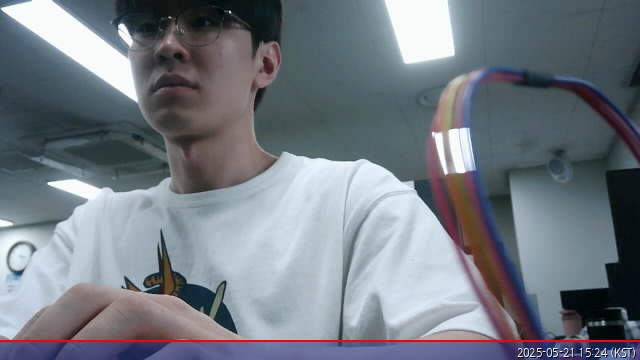
#> input picture cvtest/c1.jpg, 640 x 360 px
$ python cv1.py
#> lines starting #> are read from the running program, lines starting #| are printed output that depends on the picture
import cv2

s_img = cv2.imread('c1.jpg')
#> s_img is the input picture: shape (360, 640, 3); mean B, G, R 131.3, 123.2, 116
gimg = cv2.cvtColor(s_img, cv2.COLOR_BGR2GRAY)
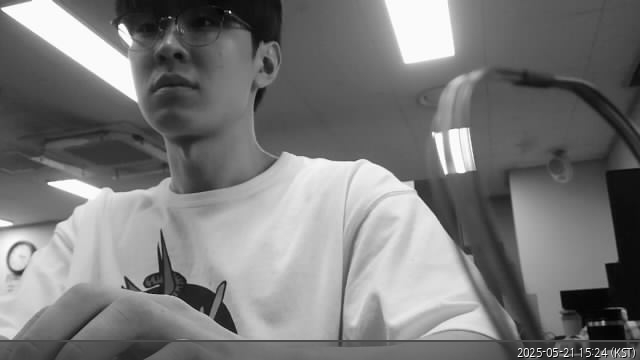
#> gimg: shape (360, 640); min 0, max 255, mean 122
#c_gimg = cv2.GaussianBlur(s_img, (7,7), 0) # Blur 효과
#r, c_img = cv2.threshold(s_img, 120, 255, cv2.THRESH_BINARY)
#> (the run stopped early here; a loop or call above may not have finished)

$ run again, with cvtest/c2.jpg copied over cvtest/c1.jpg
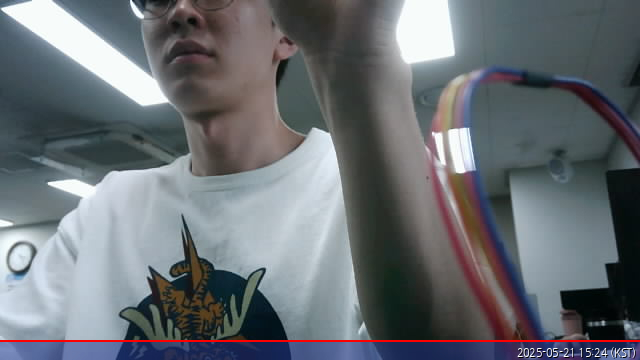
#> input picture cvtest/c2.jpg, 640 x 360 px
#> s_img is the input picture: shape (360, 640, 3); mean B, G, R 116.2, 111.1, 106.2
#> `gimg = cv2.cvtColor(s_img, cv2.COLOR_BGR2GRAY)`:
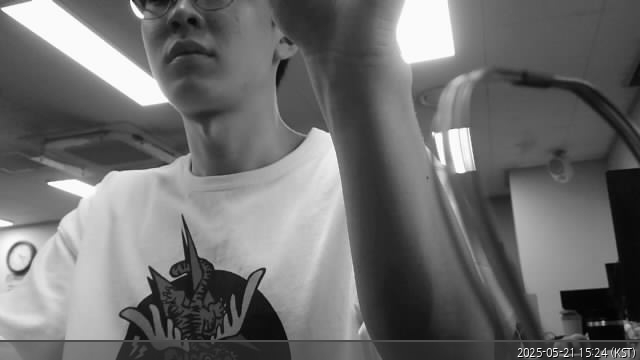
#> gimg: shape (360, 640); min 0, max 255, mean 110.2

$ run again, with cvtest/c3.jpg copied over cvtest/c1.jpg
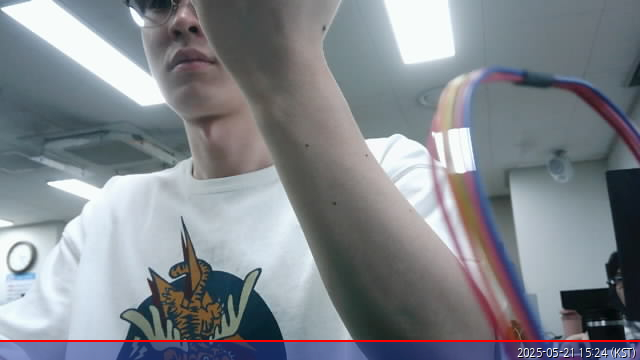
#> input picture cvtest/c3.jpg, 640 x 360 px
#> s_img is the input picture: shape (360, 640, 3); mean B, G, R 140.7, 134.5, 129.7
#> `gimg = cv2.cvtColor(s_img, cv2.COLOR_BGR2GRAY)`:
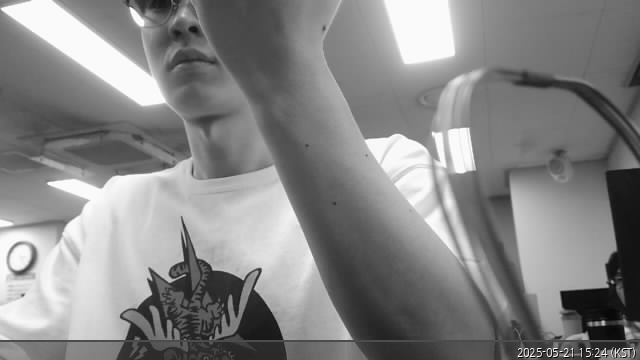
#> gimg: shape (360, 640); min 0, max 255, mean 133.8
